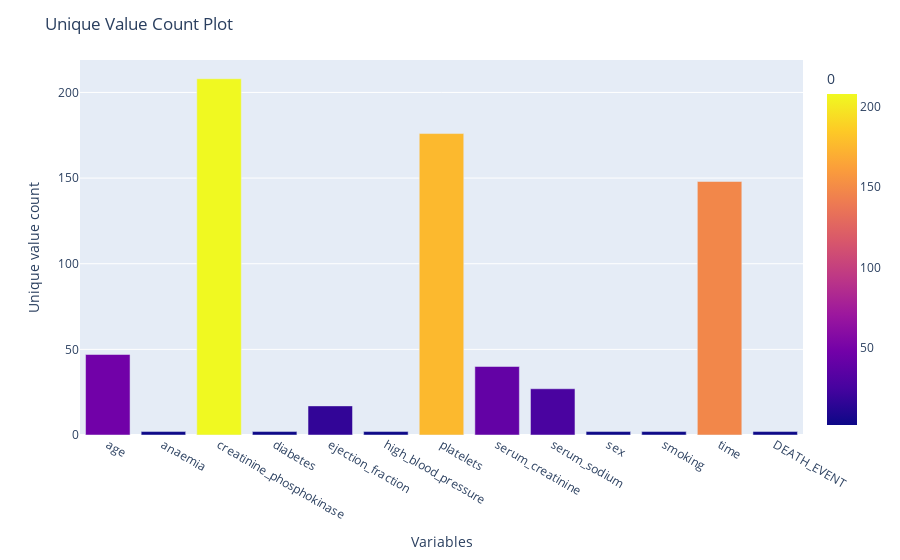

Write notebook code for a chart like this one.
### Code cell
# Description of Data
# Unique Value Count
fig = data.nunique().reset_index().plot(kind='bar', x='index', y=0, color=0)
fig.update_layout(title='Unique Value Count Plot', xaxis_title='Variables', yaxis_title='Unique value count')
fig.show()

### Figure 1 — Plotly figure (JSON) as saved in the notebook; plotly's stock layout.template omitted (floating-point values rounded to 4 significant figures)
{"data": [{"alignmentgroup": "True", "hovertemplate": "index=%{x}<br>0=%{marker.color}<extra></extra>", "legendgroup": "", "marker": {"color": [47, 2, 208, 2, 17, 2, 176, 40, 27, 2, 2, 148, 2], "coloraxis": "coloraxis", "pattern": {"shape": ""}}, "name": "", "offsetgroup": "", "orientation": "v", "showlegend": false, "textposition": "auto", "type": "bar", "x": ["age", "anaemia", "creatinine_phosphokinase", "diabetes", "ejection_fraction", "high_blood_pressure", "platelets", "serum_creatinine", "serum_sodium", "sex", "smoking", "time", "DEATH_EVENT"], "xaxis": "x", "y": [47, 2, 208, 2, 17, 2, 176, 40, 27, 2, 2, 148, 2], "yaxis": "y"}], "layout": {"barmode": "relative", "coloraxis": {"colorbar": {"title": {"text": "0"}}, "colorscale": [[0, "#0d0887"], [0.1111, "#46039f"], [0.2222, "#7201a8"], [0.3333, "#9c179e"], [0.4444, "#bd3786"], [0.5556, "#d8576b"], [0.6667, "#ed7953"], [0.7778, "#fb9f3a"], [0.8889, "#fdca26"], [1, "#f0f921"]]}, "legend": {"tracegroupgap": 0}, "margin": {"t": 60}, "title": {"text": "Unique Value Count Plot"}, "xaxis": {"anchor": "y", "domain": [0, 1], "title": {"text": "Variables"}}, "yaxis": {"anchor": "x", "domain": [0, 1], "title": {"text": "Unique value count"}}}}
